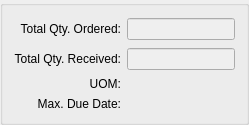
      <widget class="QGroupBox" name="_qtyGroup">
       <property name="title">
        <string/>
       </property>
       <layout class="QGridLayout" name="gridLayout_8">
        <item row="0" column="0">
         <layout class="QVBoxLayout" name="verticalLayout_2">
          <item>
           <layout class="QGridLayout" name="gridLayout_6">
            <item row="0" column="0">
             <widget class="QLabel" name="_orderedLit">
              <property name="minimumSize">
               <size>
                <width>0</width>
                <height>24</height>
               </size>
              </property>
              <property name="text">
               <string>Total Qty. Ordered:</string>
              </property>
              <property name="alignment">
               <set>Qt::AlignRight|Qt::AlignTrailing|Qt::AlignVCenter</set>
              </property>
              <property name="buddy">
               <cstring>_ordered</cstring>
              </property>
             </widget>
            </item>
            <item row="0" column="1">
             <layout class="QHBoxLayout" name="horizontalLayout_2">
              <item>
               <widget class="XLineEdit" name="_ordered">
                <property name="enabled">
                 <bool>false</bool>
                </property>
                <property name="sizePolicy">
                 <sizepolicy hsizetype="Preferred" vsizetype="Fixed">
                  <horstretch>0</horstretch>
                  <verstretch>0</verstretch>
                 </sizepolicy>
                </property>
                <property name="alignment">
                 <set>Qt::AlignRight</set>
                </property>
               </widget>
              </item>
              <item>
               <spacer name="horizontalSpacer_4">
                <property name="orientation">
                 <enum>Qt::Horizontal</enum>
                </property>
                <property name="sizeHint" stdset="0">
                 <size>
                  <width>0</width>
                  <height>20</height>
                 </size>
                </property>
               </spacer>
              </item>
             </layout>
            </item>
            <item row="1" column="0">
             <widget class="QLabel" name="_receivedLit">
              <property name="minimumSize">
               <size>
                <width>0</width>
                <height>24</height>
               </size>
              </property>
              <property name="text">
               <string>Total Qty. Received:</string>
              </property>
              <property name="alignment">
               <set>Qt::AlignRight|Qt::AlignTrailing|Qt::AlignVCenter</set>
              </property>
             </widget>
            </item>
            <item row="1" column="1">
             <layout class="QHBoxLayout" name="horizontalLayout_3">
              <item>
               <widget class="XLineEdit" name="_received">
                <property name="enabled">
                 <bool>false</bool>
                </property>
                <property name="sizePolicy">
                 <sizepolicy hsizetype="Preferred" vsizetype="Fixed">
                  <horstretch>0</horstretch>
                  <verstretch>0</verstretch>
                 </sizepolicy>
                </property>
                <property name="alignment">
                 <set>Qt::AlignRight|Qt::AlignTrailing|Qt::AlignVCenter</set>
                </property>
               </widget>
              </item>
              <item>
               <spacer name="horizontalSpacer_5">
                <property name="orientation">
                 <enum>Qt::Horizontal</enum>
                </property>
                <property name="sizeHint" stdset="0">
                 <size>
                  <width>0</width>
                  <height>20</height>
                 </size>
                </property>
               </spacer>
              </item>
             </layout>
            </item>
            <item row="2" column="0">
             <widget class="QLabel" name="_uomLit">
              <property name="text">
               <string>UOM:</string>
              </property>
              <property name="alignment">
               <set>Qt::AlignRight|Qt::AlignTrailing|Qt::AlignVCenter</set>
              </property>
             </widget>
            </item>
            <item row="2" column="1">
             <widget class="QLabel" name="_uom">
              <property name="enabled">
               <bool>false</bool>
              </property>
              <property name="minimumSize">
               <size>
                <width>80</width>
                <height>0</height>
               </size>
              </property>
              <property name="text">
               <string/>
              </property>
              <property name="alignment">
               <set>Qt::AlignLeading|Qt::AlignLeft|Qt::AlignVCenter</set>
              </property>
             </widget>
            </item>
            <item row="3" column="1">
             <widget class="DLineEdit" name="_dueDate"/>
            </item>
            <item row="3" column="0">
             <widget class="QLabel" name="_dueDateLit">
              <property name="text">
               <string>Max. Due Date:</string>
              </property>
              <property name="alignment">
               <set>Qt::AlignRight|Qt::AlignTrailing|Qt::AlignVCenter</set>
              </property>
             </widget>
            </item>
           </layout>
          </item>
          <item>
           <spacer name="verticalSpacer_2">
            <property name="orientation">
             <enum>Qt::Vertical</enum>
            </property>
            <property name="sizeHint" stdset="0">
             <size>
              <width>20</width>
              <height>0</height>
             </size>
            </property>
           </spacer>
          </item>
         </layout>
        </item>
       </layout>
      </widget>
